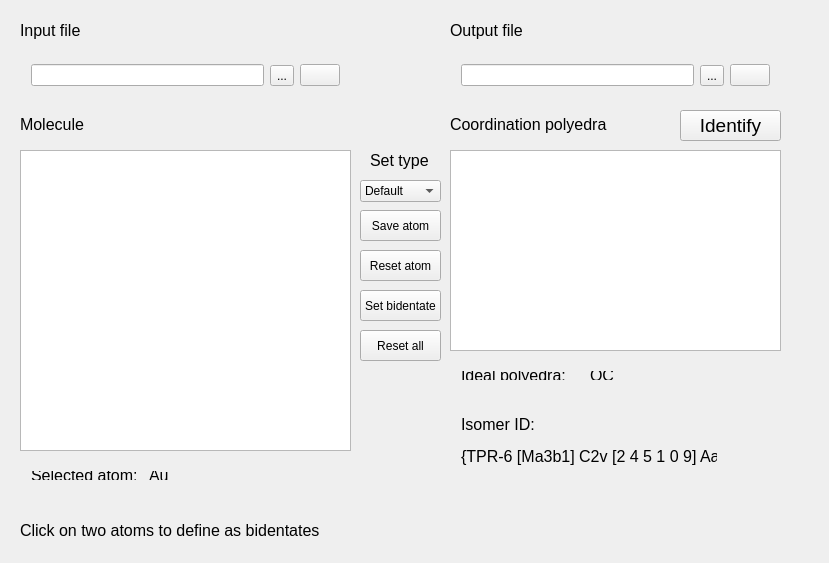
<?xml version="1.0" encoding="UTF-8"?>
<ui version="4.0">
 <class>Widget</class>
 <widget class="QWidget" name="Widget">
  <property name="geometry">
   <rect>
    <x>0</x>
    <y>0</y>
    <width>829</width>
    <height>563</height>
   </rect>
  </property>
  <property name="windowTitle">
   <string>Widget</string>
  </property>
  <widget class="QWidget" name="horizontalLayoutWidget_2">
   <property name="geometry">
    <rect>
     <x>20</x>
     <y>50</y>
     <width>331</width>
     <height>51</height>
    </rect>
   </property>
   <layout class="QHBoxLayout" name="horizontalLayout_2">
    <item>
     <widget class="QLineEdit" name="lineEdit_2"/>
    </item>
    <item>
     <widget class="QToolButton" name="toolButton">
      <property name="text">
       <string>...</string>
      </property>
     </widget>
    </item>
    <item>
     <widget class="QPushButton" name="pushButton">
      <property name="text">
       <string/>
      </property>
      <property name="icon">
       <iconset resource="saveicon.qrc">
        <normaloff>:/new/prefix1/lock.png</normaloff>:/new/prefix1/lock.png</iconset>
      </property>
     </widget>
    </item>
   </layout>
  </widget>
  <widget class="QWidget" name="horizontalLayoutWidget_3">
   <property name="geometry">
    <rect>
     <x>20</x>
     <y>460</y>
     <width>171</width>
     <height>31</height>
    </rect>
   </property>
   <layout class="QHBoxLayout" name="horizontalLayout_3">
    <item>
     <widget class="QLabel" name="label_2">
      <property name="font">
       <font>
        <pointsize>12</pointsize>
       </font>
      </property>
      <property name="text">
       <string>Selected atom: </string>
      </property>
     </widget>
    </item>
    <item>
     <widget class="QLabel" name="label_4">
      <property name="font">
       <font>
        <pointsize>12</pointsize>
       </font>
      </property>
      <property name="text">
       <string>Au</string>
      </property>
     </widget>
    </item>
   </layout>
  </widget>
  <widget class="QGraphicsView" name="graphicsView">
   <property name="geometry">
    <rect>
     <x>20</x>
     <y>150</y>
     <width>331</width>
     <height>301</height>
    </rect>
   </property>
  </widget>
  <widget class="QComboBox" name="comboBox">
   <property name="geometry">
    <rect>
     <x>360</x>
     <y>180</y>
     <width>81</width>
     <height>22</height>
    </rect>
   </property>
   <item>
    <property name="text">
     <string>Default</string>
    </property>
   </item>
   <item>
    <property name="text">
     <string>Red</string>
    </property>
   </item>
   <item>
    <property name="text">
     <string>Green</string>
    </property>
   </item>
   <item>
    <property name="text">
     <string>Dark blue</string>
    </property>
   </item>
   <item>
    <property name="text">
     <string>Purple</string>
    </property>
   </item>
   <item>
    <property name="text">
     <string>Brown</string>
    </property>
   </item>
   <item>
    <property name="text">
     <string>Light blue</string>
    </property>
   </item>
   <item>
    <property name="text">
     <string>Dark green</string>
    </property>
   </item>
   <item>
    <property name="text">
     <string>Grey</string>
    </property>
   </item>
   <item>
    <property name="text">
     <string>White</string>
    </property>
   </item>
   <item>
    <property name="text">
     <string>Light green</string>
    </property>
   </item>
  </widget>
  <widget class="QLabel" name="label_10">
   <property name="geometry">
    <rect>
     <x>370</x>
     <y>150</y>
     <width>61</width>
     <height>20</height>
    </rect>
   </property>
   <property name="font">
    <font>
     <pointsize>12</pointsize>
    </font>
   </property>
   <property name="text">
    <string>Set type</string>
   </property>
  </widget>
  <widget class="QGraphicsView" name="graphicsView_2">
   <property name="geometry">
    <rect>
     <x>450</x>
     <y>150</y>
     <width>331</width>
     <height>201</height>
    </rect>
   </property>
  </widget>
  <widget class="QWidget" name="horizontalLayoutWidget_4">
   <property name="geometry">
    <rect>
     <x>450</x>
     <y>50</y>
     <width>331</width>
     <height>51</height>
    </rect>
   </property>
   <layout class="QHBoxLayout" name="horizontalLayout_4">
    <item>
     <widget class="QLineEdit" name="lineEdit_3"/>
    </item>
    <item>
     <widget class="QToolButton" name="toolButton_2">
      <property name="text">
       <string>...</string>
      </property>
     </widget>
    </item>
    <item>
     <widget class="QPushButton" name="pushButton_2">
      <property name="text">
       <string/>
      </property>
      <property name="icon">
       <iconset resource="saveicon.qrc">
        <normaloff>:/new/prefix1/save-128.png</normaloff>:/new/prefix1/save-128.png</iconset>
      </property>
     </widget>
    </item>
   </layout>
  </widget>
  <widget class="QPushButton" name="pushButton_4">
   <property name="geometry">
    <rect>
     <x>360</x>
     <y>210</y>
     <width>81</width>
     <height>31</height>
    </rect>
   </property>
   <property name="text">
    <string>Save atom</string>
   </property>
  </widget>
  <widget class="QPushButton" name="pushButton_5">
   <property name="geometry">
    <rect>
     <x>360</x>
     <y>330</y>
     <width>81</width>
     <height>31</height>
    </rect>
   </property>
   <property name="text">
    <string>Reset all</string>
   </property>
  </widget>
  <widget class="QPushButton" name="pushButton_6">
   <property name="geometry">
    <rect>
     <x>360</x>
     <y>250</y>
     <width>81</width>
     <height>31</height>
    </rect>
   </property>
   <property name="text">
    <string>Reset atom</string>
   </property>
  </widget>
  <widget class="QPushButton" name="pushButton_7">
   <property name="geometry">
    <rect>
     <x>360</x>
     <y>290</y>
     <width>81</width>
     <height>31</height>
    </rect>
   </property>
   <property name="text">
    <string>Set bidentate</string>
   </property>
  </widget>
  <widget class="QPushButton" name="pushButton_3">
   <property name="geometry">
    <rect>
     <x>680</x>
     <y>110</y>
     <width>101</width>
     <height>31</height>
    </rect>
   </property>
   <property name="font">
    <font>
     <pointsize>14</pointsize>
    </font>
   </property>
   <property name="text">
    <string>Identify</string>
   </property>
  </widget>
  <widget class="QLabel" name="label_16">
   <property name="geometry">
    <rect>
     <x>20</x>
     <y>520</y>
     <width>311</width>
     <height>21</height>
    </rect>
   </property>
   <property name="font">
    <font>
     <pointsize>12</pointsize>
    </font>
   </property>
   <property name="text">
    <string>Click on two atoms to define as bidentates</string>
   </property>
  </widget>
  <widget class="QLabel" name="label_17">
   <property name="geometry">
    <rect>
     <x>20</x>
     <y>20</y>
     <width>131</width>
     <height>21</height>
    </rect>
   </property>
   <property name="font">
    <font>
     <pointsize>12</pointsize>
    </font>
   </property>
   <property name="text">
    <string>Input file</string>
   </property>
  </widget>
  <widget class="QLabel" name="label_18">
   <property name="geometry">
    <rect>
     <x>450</x>
     <y>20</y>
     <width>131</width>
     <height>21</height>
    </rect>
   </property>
   <property name="font">
    <font>
     <pointsize>12</pointsize>
    </font>
   </property>
   <property name="text">
    <string>Output file</string>
   </property>
  </widget>
  <widget class="QWidget" name="horizontalLayoutWidget">
   <property name="geometry">
    <rect>
     <x>450</x>
     <y>360</y>
     <width>201</width>
     <height>31</height>
    </rect>
   </property>
   <layout class="QHBoxLayout" name="horizontalLayout">
    <item>
     <widget class="QLabel" name="label_11">
      <property name="font">
       <font>
        <pointsize>12</pointsize>
       </font>
      </property>
      <property name="text">
       <string>Ideal polyedra:    </string>
      </property>
     </widget>
    </item>
    <item>
     <widget class="QLabel" name="label_13">
      <property name="font">
       <font>
        <pointsize>12</pointsize>
       </font>
      </property>
      <property name="text">
       <string>OC</string>
      </property>
     </widget>
    </item>
   </layout>
  </widget>
  <widget class="QWidget" name="verticalLayoutWidget">
   <property name="geometry">
    <rect>
     <x>450</x>
     <y>400</y>
     <width>278</width>
     <height>80</height>
    </rect>
   </property>
   <layout class="QVBoxLayout" name="verticalLayout">
    <item>
     <widget class="QLabel" name="label_12">
      <property name="font">
       <font>
        <pointsize>12</pointsize>
       </font>
      </property>
      <property name="text">
       <string>Isomer ID: </string>
      </property>
     </widget>
    </item>
    <item>
     <widget class="QLabel" name="label_15">
      <property name="font">
       <font>
        <pointsize>12</pointsize>
       </font>
      </property>
      <property name="text">
       <string>{TPR-6 [Ma3b1] C2v [2 4 5 1 0 9] Aa}</string>
      </property>
     </widget>
    </item>
   </layout>
  </widget>
  <widget class="QLabel" name="label_14">
   <property name="geometry">
    <rect>
     <x>450</x>
     <y>110</y>
     <width>171</width>
     <height>29</height>
    </rect>
   </property>
   <property name="font">
    <font>
     <pointsize>12</pointsize>
    </font>
   </property>
   <property name="text">
    <string>Coordination polyedra</string>
   </property>
  </widget>
  <widget class="QLabel" name="label_19">
   <property name="geometry">
    <rect>
     <x>20</x>
     <y>110</y>
     <width>171</width>
     <height>29</height>
    </rect>
   </property>
   <property name="font">
    <font>
     <pointsize>12</pointsize>
    </font>
   </property>
   <property name="text">
    <string>Molecule</string>
   </property>
  </widget>
  <widget class="QWidget" name="horizontalLayoutWidget_5">
   <property name="geometry">
    <rect>
     <x>20</x>
     <y>490</y>
     <width>331</width>
     <height>21</height>
    </rect>
   </property>
   <layout class="QHBoxLayout" name="horizontalLayout_5">
    <item>
     <widget class="QLabel" name="label_3">
      <property name="font">
       <font>
        <pointsize>12</pointsize>
       </font>
      </property>
      <property name="text">
       <string>x:</string>
      </property>
     </widget>
    </item>
    <item>
     <widget class="QLabel" name="label_6">
      <property name="font">
       <font>
        <pointsize>12</pointsize>
       </font>
      </property>
      <property name="text">
       <string>0.21</string>
      </property>
     </widget>
    </item>
    <item>
     <widget class="QLabel" name="label_5">
      <property name="font">
       <font>
        <pointsize>12</pointsize>
       </font>
      </property>
      <property name="text">
       <string>y:</string>
      </property>
     </widget>
    </item>
    <item>
     <widget class="QLabel" name="label_7">
      <property name="font">
       <font>
        <pointsize>12</pointsize>
       </font>
      </property>
      <property name="text">
       <string>023.</string>
      </property>
     </widget>
    </item>
    <item>
     <widget class="QLabel" name="label_8">
      <property name="font">
       <font>
        <pointsize>12</pointsize>
       </font>
      </property>
      <property name="text">
       <string>z:</string>
      </property>
     </widget>
    </item>
    <item>
     <widget class="QLabel" name="label_9">
      <property name="font">
       <font>
        <pointsize>12</pointsize>
       </font>
      </property>
      <property name="text">
       <string>3.44</string>
      </property>
     </widget>
    </item>
   </layout>
  </widget>
 </widget>
 <layoutdefault spacing="6" margin="11"/>
 <resources>
  <include location="saveicon.qrc"/>
 </resources>
 <connections/>
</ui>
